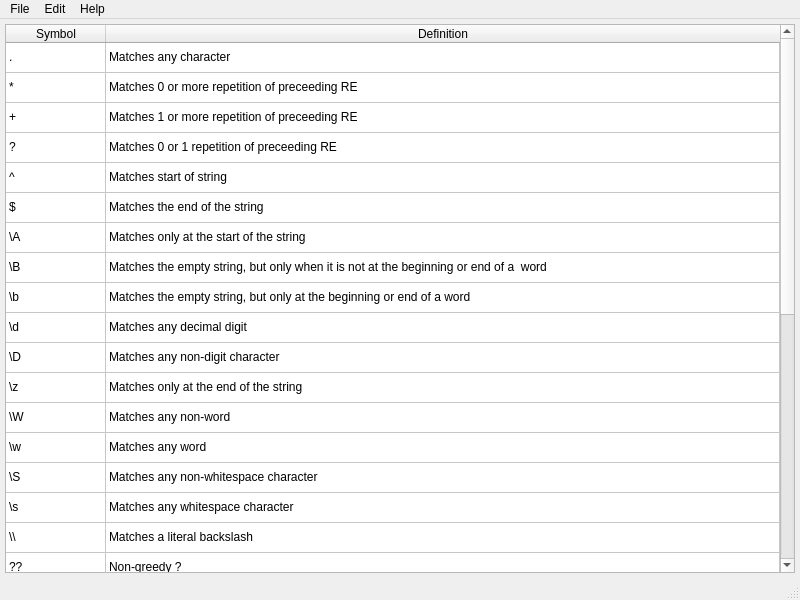
<?xml version="1.0" encoding="UTF-8"?>
<ui version="4.0">
 <class>ReferenceBA</class>
 <widget class="QMainWindow" name="ReferenceBA">
  <property name="geometry">
   <rect>
    <x>0</x>
    <y>0</y>
    <width>800</width>
    <height>600</height>
   </rect>
  </property>
  <property name="windowTitle">
   <string>Kodos - Regex Reference Guide</string>
  </property>
  <widget class="QWidget" name="centralwidget">
   <layout class="QGridLayout" name="gridLayout">
    <property name="leftMargin">
     <number>5</number>
    </property>
    <property name="topMargin">
     <number>5</number>
    </property>
    <property name="rightMargin">
     <number>5</number>
    </property>
    <property name="bottomMargin">
     <number>5</number>
    </property>
    <property name="horizontalSpacing">
     <number>1</number>
    </property>
    <property name="verticalSpacing">
     <number>2</number>
    </property>
    <item row="0" column="0">
     <widget class="QTableWidget" name="tableWidget">
      <property name="sizePolicy">
       <sizepolicy hsizetype="Expanding" vsizetype="Minimum">
        <horstretch>0</horstretch>
        <verstretch>0</verstretch>
       </sizepolicy>
      </property>
      <property name="sizeAdjustPolicy">
       <enum>QAbstractScrollArea::AdjustIgnored</enum>
      </property>
      <property name="sortingEnabled">
       <bool>true</bool>
      </property>
      <property name="rowCount">
       <number>32</number>
      </property>
      <attribute name="horizontalHeaderHighlightSections">
       <bool>true</bool>
      </attribute>
      <attribute name="horizontalHeaderStretchLastSection">
       <bool>true</bool>
      </attribute>
      <attribute name="verticalHeaderVisible">
       <bool>false</bool>
      </attribute>
      <attribute name="verticalHeaderMinimumSectionSize">
       <number>17</number>
      </attribute>
      <row/>
      <row/>
      <row/>
      <row/>
      <row/>
      <row/>
      <row/>
      <row/>
      <row/>
      <row/>
      <row/>
      <row/>
      <row/>
      <row/>
      <row/>
      <row/>
      <row/>
      <row/>
      <row/>
      <row/>
      <row/>
      <row/>
      <row/>
      <row/>
      <row/>
      <row/>
      <row/>
      <row/>
      <row/>
      <row/>
      <row/>
      <row/>
      <column>
       <property name="text">
        <string>Symbol</string>
       </property>
      </column>
      <column>
       <property name="text">
        <string>Definition</string>
       </property>
      </column>
      <item row="0" column="0">
       <property name="text">
        <string>.</string>
       </property>
      </item>
      <item row="0" column="1">
       <property name="text">
        <string>Matches any character</string>
       </property>
      </item>
      <item row="1" column="0">
       <property name="text">
        <string>*</string>
       </property>
      </item>
      <item row="1" column="1">
       <property name="text">
        <string>Matches 0 or more repetition of preceeding RE</string>
       </property>
      </item>
      <item row="2" column="0">
       <property name="text">
        <string>+</string>
       </property>
      </item>
      <item row="2" column="1">
       <property name="text">
        <string>Matches 1 or more repetition of preceeding RE</string>
       </property>
      </item>
      <item row="3" column="0">
       <property name="text">
        <string>?</string>
       </property>
      </item>
      <item row="3" column="1">
       <property name="text">
        <string>Matches 0 or 1 repetition of preceeding RE</string>
       </property>
      </item>
      <item row="4" column="0">
       <property name="text">
        <string>^</string>
       </property>
      </item>
      <item row="4" column="1">
       <property name="text">
        <string>Matches start of string</string>
       </property>
      </item>
      <item row="5" column="0">
       <property name="text">
        <string>$</string>
       </property>
      </item>
      <item row="5" column="1">
       <property name="text">
        <string>Matches the end of the string</string>
       </property>
      </item>
      <item row="6" column="0">
       <property name="text">
        <string>\A</string>
       </property>
      </item>
      <item row="6" column="1">
       <property name="text">
        <string>Matches only at the start of the string</string>
       </property>
      </item>
      <item row="7" column="0">
       <property name="text">
        <string>\B</string>
       </property>
      </item>
      <item row="7" column="1">
       <property name="text">
        <string>Matches the empty string, but only when it is not at the beginning or end of a  word</string>
       </property>
      </item>
      <item row="8" column="0">
       <property name="text">
        <string>\b</string>
       </property>
      </item>
      <item row="8" column="1">
       <property name="text">
        <string>Matches the empty string, but only at the beginning or end of a word</string>
       </property>
      </item>
      <item row="9" column="0">
       <property name="text">
        <string>\d</string>
       </property>
      </item>
      <item row="9" column="1">
       <property name="text">
        <string>Matches any decimal digit</string>
       </property>
      </item>
      <item row="10" column="0">
       <property name="text">
        <string>\D</string>
       </property>
      </item>
      <item row="10" column="1">
       <property name="text">
        <string>Matches any non-digit character</string>
       </property>
      </item>
      <item row="11" column="0">
       <property name="text">
        <string>\z</string>
       </property>
      </item>
      <item row="11" column="1">
       <property name="text">
        <string>Matches only at the end of the string</string>
       </property>
      </item>
      <item row="12" column="0">
       <property name="text">
        <string>\W</string>
       </property>
      </item>
      <item row="12" column="1">
       <property name="text">
        <string>Matches any non-word</string>
       </property>
      </item>
      <item row="13" column="0">
       <property name="text">
        <string>\w</string>
       </property>
      </item>
      <item row="13" column="1">
       <property name="text">
        <string>Matches any word</string>
       </property>
      </item>
      <item row="14" column="0">
       <property name="text">
        <string>\S</string>
       </property>
      </item>
      <item row="14" column="1">
       <property name="text">
        <string>Matches any non-whitespace character</string>
       </property>
      </item>
      <item row="15" column="0">
       <property name="text">
        <string>\s</string>
       </property>
      </item>
      <item row="15" column="1">
       <property name="text">
        <string>Matches any whitespace character</string>
       </property>
      </item>
      <item row="16" column="0">
       <property name="text">
        <string>\\</string>
       </property>
      </item>
      <item row="16" column="1">
       <property name="text">
        <string>Matches a literal backslash</string>
       </property>
      </item>
      <item row="17" column="0">
       <property name="text">
        <string>??</string>
       </property>
      </item>
      <item row="17" column="1">
       <property name="text">
        <string>Non-greedy ?</string>
       </property>
      </item>
      <item row="18" column="0">
       <property name="text">
        <string>*?</string>
       </property>
      </item>
      <item row="18" column="1">
       <property name="text">
        <string>Non-greedy *</string>
       </property>
      </item>
      <item row="19" column="0">
       <property name="text">
        <string>+?</string>
       </property>
      </item>
      <item row="19" column="1">
       <property name="text">
        <string>Non-greedy +</string>
       </property>
      </item>
      <item row="20" column="0">
       <property name="text">
        <string>()</string>
       </property>
      </item>
      <item row="20" column="1">
       <property name="text">
        <string>Capturing Parenthesis</string>
       </property>
      </item>
      <item row="21" column="0">
       <property name="text">
        <string>(?:)</string>
       </property>
      </item>
      <item row="21" column="1">
       <property name="text">
        <string>Non-capturing Parenthesis</string>
       </property>
      </item>
      <item row="22" column="0">
       <property name="text">
        <string>[]</string>
       </property>
      </item>
      <item row="22" column="1">
       <property name="text">
        <string>Character class</string>
       </property>
      </item>
      <item row="23" column="0">
       <property name="text">
        <string>{m,n}</string>
       </property>
      </item>
      <item row="23" column="1">
       <property name="text">
        <string>match from m to n repetitions of the preceding RE, attempting to match as many repetitions as possible. </string>
       </property>
      </item>
      <item row="24" column="0">
       <property name="text">
        <string>{m,n}?</string>
       </property>
      </item>
      <item row="24" column="1">
       <property name="text">
        <string>match from m to n repetitions of the preceding RE, attempting to match as few repetitions as possible. </string>
       </property>
      </item>
      <item row="25" column="0">
       <property name="text">
        <string>(?P&lt;name&gt;...)</string>
       </property>
      </item>
      <item row="25" column="1">
       <property name="text">
        <string>Similar to regular parentheses, but the substring matched by the group is accessible via the symbolic group name name.</string>
       </property>
      </item>
      <item row="26" column="0">
       <property name="text">
        <string>(?P=name)</string>
       </property>
      </item>
      <item row="26" column="1">
       <property name="text">
        <string>Matches whatever text was matched by the earlier group named name. </string>
       </property>
      </item>
      <item row="27" column="0">
       <property name="text">
        <string>\number </string>
       </property>
      </item>
      <item row="27" column="1">
       <property name="text">
        <string>Matches the contents of the group of the same number. Groups are numbered starting from 1.</string>
       </property>
      </item>
      <item row="28" column="0">
       <property name="text">
        <string>(?&lt;=...)</string>
       </property>
      </item>
      <item row="28" column="1">
       <property name="text">
        <string>Matches if the current position in the string is preceded by a match for ... that ends at the current position. This is called a positive lookbehind assertion.</string>
       </property>
      </item>
      <item row="29" column="0">
       <property name="text">
        <string>(?&lt;!...)</string>
       </property>
      </item>
      <item row="29" column="1">
       <property name="text">
        <string>Matches if the current position in the string is not preceded by a match for .... This is called a negative lookbehind assertion.</string>
       </property>
      </item>
      <item row="30" column="0">
       <property name="text">
        <string>(?=...) </string>
       </property>
      </item>
      <item row="30" column="1">
       <property name="text">
        <string>Matches if ... matches next, but doesn't consume any of the string. This is called a lookahead assertion.</string>
       </property>
      </item>
      <item row="31" column="0">
       <property name="text">
        <string>(?!...)</string>
       </property>
      </item>
      <item row="31" column="1">
       <property name="text">
        <string>Matches if ... doesn't match next. This is a negative lookahead assertion</string>
       </property>
      </item>
     </widget>
    </item>
   </layout>
  </widget>
  <widget class="QMenuBar" name="menubar">
   <property name="geometry">
    <rect>
     <x>0</x>
     <y>0</y>
     <width>800</width>
     <height>21</height>
    </rect>
   </property>
   <widget class="QMenu" name="menuFile">
    <property name="title">
     <string>File</string>
    </property>
    <addaction name="actionNew"/>
    <addaction name="actionOpen"/>
    <addaction name="actionSave"/>
    <addaction name="actionSaveAs"/>
    <addaction name="actionPrint"/>
    <addaction name="actionExit"/>
   </widget>
   <widget class="QMenu" name="menuEdit">
    <property name="title">
     <string>Edit</string>
    </property>
   </widget>
   <widget class="QMenu" name="menuHelp">
    <property name="title">
     <string>Help</string>
    </property>
   </widget>
   <addaction name="menuFile"/>
   <addaction name="menuEdit"/>
   <addaction name="menuHelp"/>
  </widget>
  <widget class="QStatusBar" name="statusbar"/>
  <action name="actionNew">
   <property name="text">
    <string>New</string>
   </property>
  </action>
  <action name="actionOpen">
   <property name="text">
    <string>Open</string>
   </property>
  </action>
  <action name="actionSave">
   <property name="text">
    <string>Save</string>
   </property>
  </action>
  <action name="actionSaveAs">
   <property name="text">
    <string>SaveAs</string>
   </property>
  </action>
  <action name="actionPrint">
   <property name="text">
    <string>Print</string>
   </property>
  </action>
  <action name="actionExit">
   <property name="text">
    <string>Exit</string>
   </property>
  </action>
 </widget>
 <resources/>
 <connections/>
</ui>
